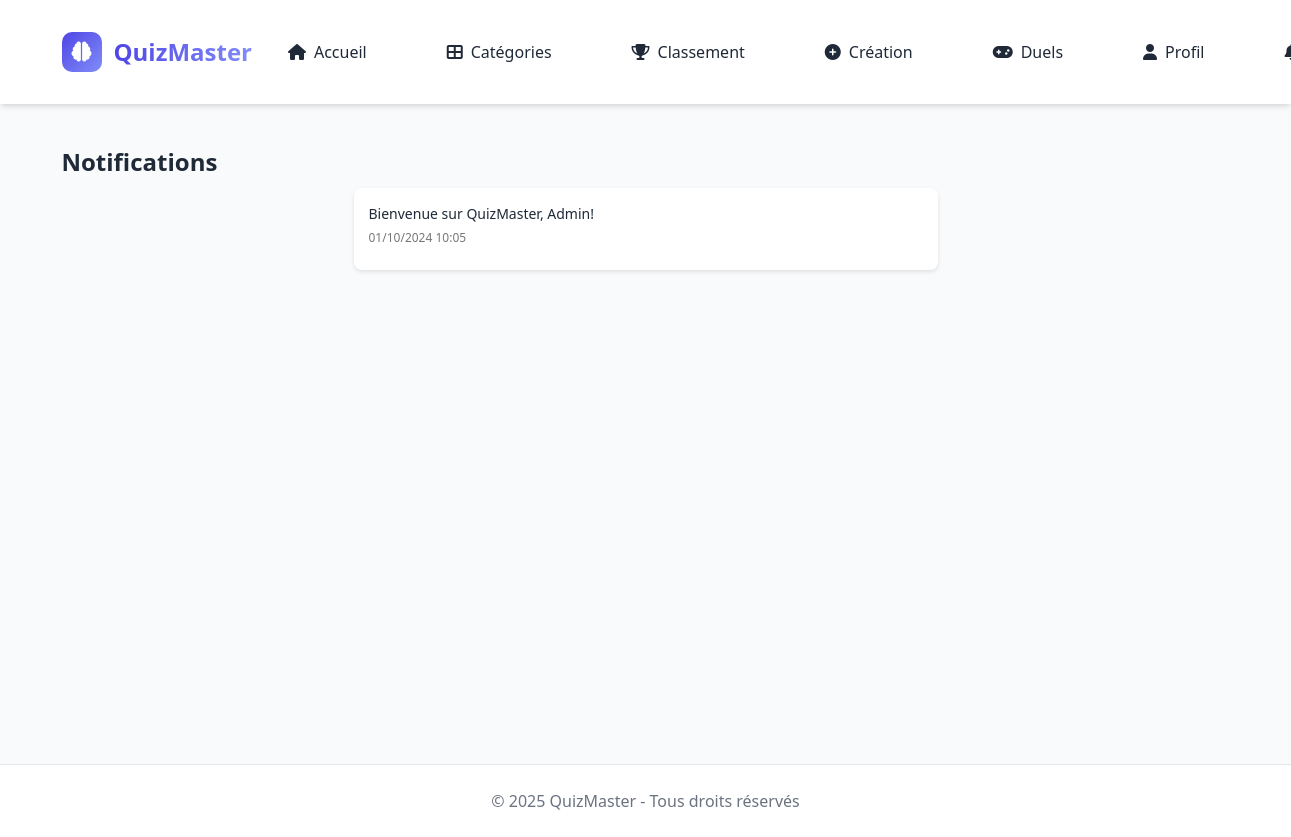
The app's page /notifications.php (signed in) with its own data.
### tables this page shows
CREATE TABLE `notifications` (
  `id` int NOT NULL AUTO_INCREMENT,
  `utilisateur_id` int NOT NULL,
  `type` varchar(50) NOT NULL,
  `message` text NOT NULL,
  `related_id` int DEFAULT NULL,
  `is_read` tinyint(1) DEFAULT '0',
  `created_at` datetime DEFAULT CURRENT_TIMESTAMP,
  PRIMARY KEY (`id`),
  KEY `utilisateur_id` (`utilisateur_id`),
  CONSTRAINT `notifications_ibfk_1` FOREIGN KEY (`utilisateur_id`) REFERENCES `utilisateurs` (`id`) ON DELETE CASCADE
);

### notifications.php (the view, shortened to what this page needs)
<?php
     require_once 'includes/header.php';
     $database = new Database();
     $db = $database->connect();
     $query = "SELECT id, type, message, related_id, is_read, created_at
               FROM notifications
               WHERE utilisateur_id = :utilisateur_id
               ORDER BY created_at DESC";
     $stmt = $db->prepare($query);
     $stmt->bindParam(':utilisateur_id', $_SESSION['utilisateur_id'], PDO::PARAM_INT);
     $stmt->execute();
     $notifications = $stmt->fetchAll(PDO::FETCH_ASSOC);
     ?>
     <section class="notifications-section">
         <div class="container">
             <h1>Notifications</h1>
             <div class="notifications-list">
                 <?php if (empty($notifications)): ?>
                     <p class="no-notifications">Aucune notification.</p>
                 <?php else: ?>
                     <?php foreach ($notifications as $notif): ?>
                         <div class="notification-item <?php echo $notif['is_read'] ? 'read' : ''; ?>">
                             <p><?php echo htmlspecialchars($notif['message']); ?></p>
                             <span class="time"><?php echo date('d/m/Y H:i', strtotime($notif['created_at'])); ?></span>
                         </div>
                     <?php endforeach; ?>
                 <?php endif; ?>
             </div>
         </div>
     </section>
     <?php require_once 'includes/footer.php'; ?>

### assets/css/style.css (style rules this page uses)
:root { --primary-color: #3b82f6; --primary-dark: #2563eb; --primary-light: #93c5fd; --secondary-color: #6b7280; --success-color: #22c55e; --danger-color: #ef4444; --warning-color: #eab308; --background-color: #f9fafb; --card-background: #ffffff; --text-color: #1f2937; --text-light: #6b7280; --border-color: #e5e7eb; --border-radius: 0.5rem; --shadow: 0 1px 3px 0 rgba(0, 0, 0, 0.1), 0 1px 2px 0 rgba(0, 0, 0, 0.06); --shadow-md: 0 4px 6px -1px rgba(0, 0, 0, 0.1), 0 2px 4px -1px rgba(0, 0, 0, 0.06); --shadow-lg: 0 10px 15px -3px rgba(0, 0, 0, 0.1), 0 4px 6px -2px rgba(0, 0, 0, 0.05); --transition: all 0.3s ease; }
*, *::before, *::after { box-sizing: border-box; margin: 0; padding: 0; }
body { font-family: 'Segoe UI', Tahoma, Geneva, Verdana, sans-serif; line-height: 1.5; color: var(--text-color); background-color: var(--background-color); }
.container { width: 100%; max-width: 1200px; margin: 0 auto; padding: 0 1rem; }

### includes/header.php (style rules this page uses)
:root { --primary-color: #4f46e5; --primary-hover: #4338ca; --primary-light: rgba(79, 70, 229, 0.1); --secondary-color: #10b981; --text-color: #1f2937; --text-muted: #6b7280; --background-color: #f9fafb; --card-background: #ffffff; --border-color: #e5e7eb; --border-radius: 12px; --shadow-sm: 0 1px 2px 0 rgba(0, 0, 0, 0.05); --shadow: 0 4px 6px -1px rgba(0, 0, 0, 0.1), 0 2px 4px -1px rgba(0, 0, 0, 0.06); --shadow-lg: 0 10px 15px -3px rgba(0, 0, 0, 0.1), 0 4px 6px -2px rgba(0, 0, 0, 0.05); --transition: all 0.3s ease; --font-sans: system-ui, -apple-system, BlinkMacSystemFont, 'Segoe UI', Roboto, 'Helvetica Neue', Arial, sans-serif; }
.notifications-list { max-height: 350px; overflow-y: auto; padding: 0.5rem; }
.notification-item { padding: 1rem; border-radius: 8px; margin-bottom: 0.5rem; background-color: var(--background-color); transition: var(--transition); position: relative; }
.notification-item p { margin: 0 0 0.5rem; font-size: 0.875rem; color: var(--text-color); }
.notification-item .time { display: block; font-size: 0.75rem; color: var(--text-muted); margin-bottom: 0.5rem; }

### notifications.php (style rules this page uses)
.notifications-section { padding: 40px 0; }
.notifications-list { max-width: 600px; margin: 0 auto; }
.notification-item { background: white; padding: 15px; border-radius: 8px; margin-bottom: 10px; box-shadow: 0 2px 4px rgba(0,0,0,0.1); }
.notification-item p { margin: 0 0 5px; }
.notification-item .time { font-size: 12px; color: #777; }

### records on screen
notifications: message "Bienvenue sur QuizMaster, Admin!", created_at "01/10/2024 10:05"

### other values on screen
APP_NAME "QuizMaster"
